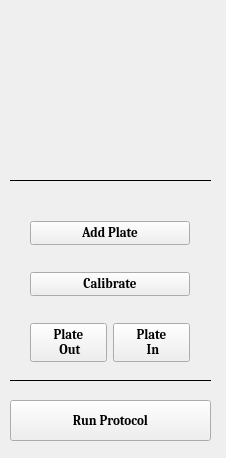
<?xml version="1.0" encoding="UTF-8"?>
<ui version="4.0">
 <class>Form</class>
 <widget class="QWidget" name="Form">
  <property name="geometry">
   <rect>
    <x>0</x>
    <y>0</y>
    <width>226</width>
    <height>458</height>
   </rect>
  </property>
  <property name="windowTitle">
   <string>Form</string>
  </property>
  <widget class="QLabel" name="kamLogo">
   <property name="geometry">
    <rect>
     <x>10</x>
     <y>-10</y>
     <width>241</width>
     <height>231</height>
    </rect>
   </property>
   <property name="text">
    <string/>
   </property>
   <property name="pixmap">
    <pixmap>KAM-Spec Logo LtoH.svg</pixmap>
   </property>
   <property name="scaledContents">
    <bool>true</bool>
   </property>
  </widget>
  <widget class="Line" name="line">
   <property name="geometry">
    <rect>
     <x>10</x>
     <y>170</y>
     <width>201</width>
     <height>20</height>
    </rect>
   </property>
   <property name="frameShadow">
    <enum>QFrame::Plain</enum>
   </property>
   <property name="orientation">
    <enum>Qt::Horizontal</enum>
   </property>
  </widget>
  <widget class="Line" name="line_2">
   <property name="geometry">
    <rect>
     <x>10</x>
     <y>370</y>
     <width>201</width>
     <height>20</height>
    </rect>
   </property>
   <property name="frameShadow">
    <enum>QFrame::Plain</enum>
   </property>
   <property name="orientation">
    <enum>Qt::Horizontal</enum>
   </property>
  </widget>
  <widget class="QPushButton" name="runButton">
   <property name="geometry">
    <rect>
     <x>10</x>
     <y>400</y>
     <width>201</width>
     <height>41</height>
    </rect>
   </property>
   <property name="font">
    <font>
     <family>Cambria</family>
     <pointsize>10</pointsize>
     <weight>75</weight>
     <bold>true</bold>
    </font>
   </property>
   <property name="text">
    <string>Run Protocol</string>
   </property>
   <property name="icon">
    <iconset>
     <normaloff>RunLogo2.svg</normaloff>RunLogo2.svg</iconset>
   </property>
   <property name="iconSize">
    <size>
     <width>45</width>
     <height>45</height>
    </size>
   </property>
  </widget>
  <widget class="QWidget" name="layoutWidget">
   <property name="geometry">
    <rect>
     <x>30</x>
     <y>200</y>
     <width>160</width>
     <height>185</height>
    </rect>
   </property>
   <layout class="QVBoxLayout" name="verticalLayout">
    <item>
     <widget class="QPushButton" name="addPlateButton">
      <property name="font">
       <font>
        <family>Cambria</family>
        <pointsize>10</pointsize>
        <weight>75</weight>
        <bold>true</bold>
       </font>
      </property>
      <property name="text">
       <string>Add Plate</string>
      </property>
      <property name="icon">
       <iconset>
        <normaloff>AddPlateLogo2.svg</normaloff>AddPlateLogo2.svg</iconset>
      </property>
      <property name="iconSize">
       <size>
        <width>50</width>
        <height>50</height>
       </size>
      </property>
     </widget>
    </item>
    <item>
     <widget class="QPushButton" name="calibrateButton">
      <property name="font">
       <font>
        <family>Cambria</family>
        <pointsize>10</pointsize>
        <weight>75</weight>
        <bold>true</bold>
       </font>
      </property>
      <property name="text">
       <string>Calibrate</string>
      </property>
      <property name="icon">
       <iconset>
        <normaloff>CalibrateLogo.svg</normaloff>CalibrateLogo.svg</iconset>
      </property>
      <property name="iconSize">
       <size>
        <width>50</width>
        <height>50</height>
       </size>
      </property>
     </widget>
    </item>
    <item>
     <layout class="QHBoxLayout" name="horizontalLayout">
      <item>
       <widget class="QPushButton" name="plateOutButton">
        <property name="font">
         <font>
          <family>Cambria</family>
          <pointsize>10</pointsize>
          <weight>75</weight>
          <bold>true</bold>
         </font>
        </property>
        <property name="text">
         <string>Plate
 Out</string>
        </property>
        <property name="icon">
         <iconset>
          <normaloff>red-down-arrow-hi.png</normaloff>red-down-arrow-hi.png</iconset>
        </property>
        <property name="iconSize">
         <size>
          <width>15</width>
          <height>15</height>
         </size>
        </property>
       </widget>
      </item>
      <item>
       <widget class="QPushButton" name="plateInButton">
        <property name="font">
         <font>
          <family>Cambria</family>
          <pointsize>10</pointsize>
          <weight>75</weight>
          <bold>true</bold>
         </font>
        </property>
        <property name="text">
         <string>Plate
 In</string>
        </property>
        <property name="icon">
         <iconset>
          <normaloff>green-up-arrow.svg</normaloff>green-up-arrow.svg</iconset>
        </property>
        <property name="iconSize">
         <size>
          <width>15</width>
          <height>15</height>
         </size>
        </property>
       </widget>
      </item>
     </layout>
    </item>
   </layout>
  </widget>
 </widget>
 <resources/>
 <connections/>
</ui>
